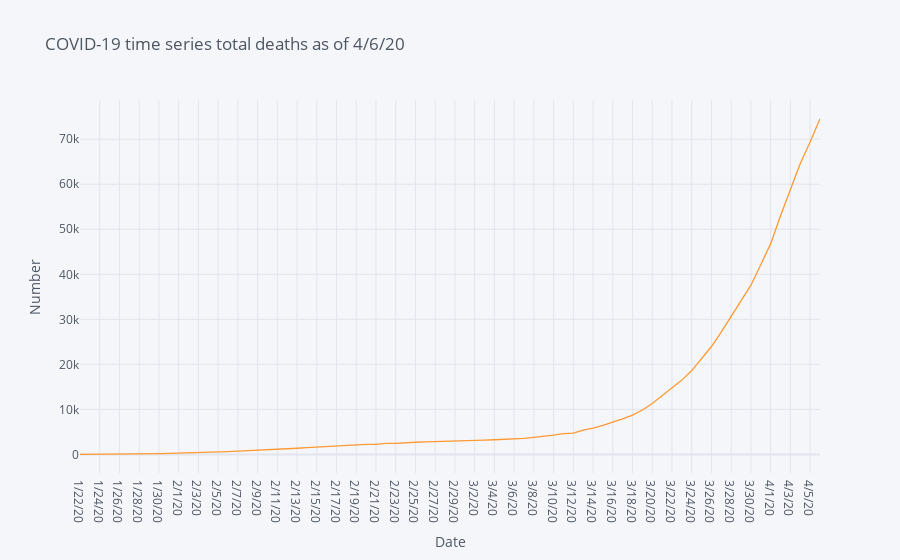

This figure's notebook cell:
### Code cell
# Total deaths by date

covid19_deaths.loc["Total"] = covid19_deaths.sum()
df_deaths_total=covid19_deaths.iloc[-1,4:]
fig = df_deaths_total.iplot(asFigure=True, xTitle="Date", yTitle="Number", title=f'COVID-19 time series total deaths as of {deaths_latest}')
fig.show()

### Figure 1 — Plotly figure (JSON) as saved in the notebook; plotly's stock layout.template omitted (floating-point values rounded to 4 significant figures)
{"data": [{"line": {"color": "rgba(255, 153, 51, 1.0)", "dash": "solid", "shape": "linear", "width": 1.3}, "mode": "lines", "name": "Total", "text": "", "type": "scatter", "x": ["1/22/20", "1/23/20", "1/24/20", "1/25/20", "1/26/20", "1/27/20", "1/28/20", "1/29/20", "1/30/20", "1/31/20", "2/1/20", "2/2/20", "2/3/20", "2/4/20", "2/5/20", "2/6/20", "2/7/20", "2/8/20", "2/9/20", "2/10/20", "2/11/20", "2/12/20", "2/13/20", "2/14/20", "2/15/20", "2/16/20", "2/17/20", "2/18/20", "2/19/20", "2/20/20", "2/21/20", "2/22/20", "2/23/20", "2/24/20", "2/25/20", "2/26/20", "2/27/20", "2/28/20", "2/29/20", "3/1/20", "3/2/20", "3/3/20", "3/4/20", "3/5/20", "3/6/20", "3/7/20", "3/8/20", "3/9/20", "3/10/20", "3/11/20", "3/12/20", "3/13/20", "3/14/20", "3/15/20", "3/16/20", "3/17/20", "3/18/20", "3/19/20", "3/20/20", "3/21/20", "3/22/20", "3/23/20", "3/24/20", "3/25/20", "3/26/20", "3/27/20", "3/28/20", "3/29/20", "3/30/20", "3/31/20", "4/1/20", "4/2/20", "4/3/20", "4/4/20", "4/5/20", "4/6/20"], "y": [17, 18, 26, 42, 56, 82, 131, 133, 171, 213, 259, 362, 426, 492, 564, 634, 719, 806, 906, 1013, 1113, 1118, 1371, 1523, 1666, 1770, 1868, 2007, 2122, 2247, 2251, 2458, 2469, 2629, 2708, 2770, 2814, 2872, 2941, 2996, 3085, 3160, 3254, 3348, 3460, 3558, 3802, 3988, 4262, 4615, 4720, 5404, 5819, 6440, 7126, 7905, 8733, 9867, 11299, 12973, 14651, 16505, 18625, 21181, 23970, 27198, 30652, 33925, 37582, 42107, 46809, 52983, 58787, 64606, 69374, 74565]}], "layout": {"legend": {"bgcolor": "#F5F6F9", "font": {"color": "#4D5663"}}, "paper_bgcolor": "#F5F6F9", "plot_bgcolor": "#F5F6F9", "title": {"font": {"color": "#4D5663"}, "text": "COVID-19 time series total deaths as of 4/6/20"}, "xaxis": {"gridcolor": "#E1E5ED", "showgrid": true, "tickfont": {"color": "#4D5663"}, "title": {"font": {"color": "#4D5663"}, "text": "Date"}, "zerolinecolor": "#E1E5ED"}, "yaxis": {"gridcolor": "#E1E5ED", "showgrid": true, "tickfont": {"color": "#4D5663"}, "title": {"font": {"color": "#4D5663"}, "text": "Number"}, "zerolinecolor": "#E1E5ED"}}}
